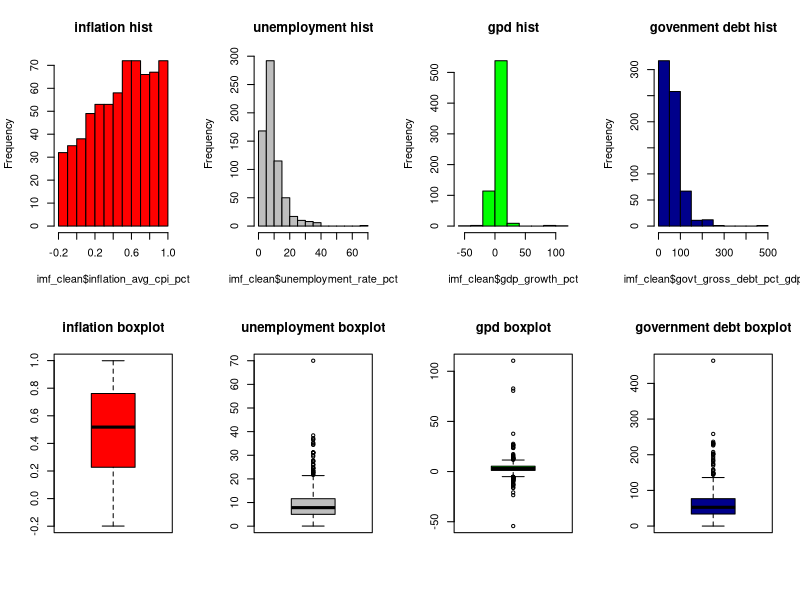
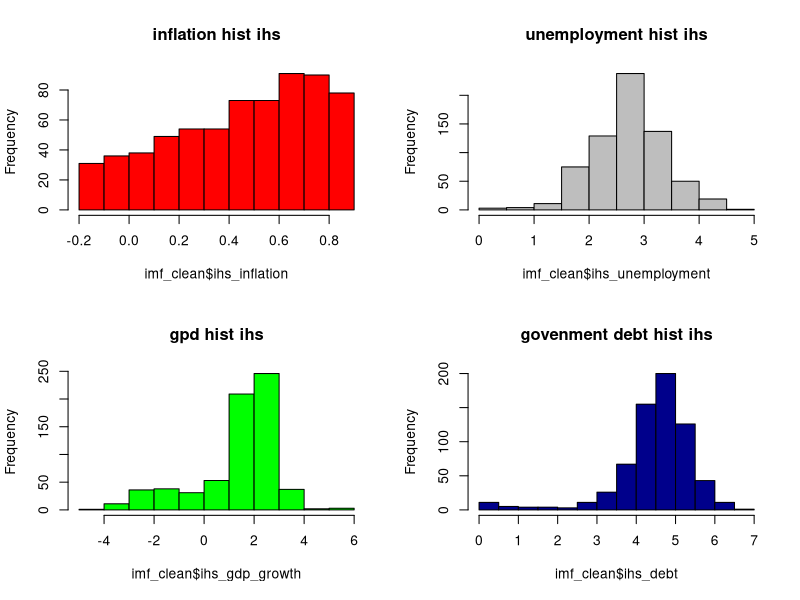
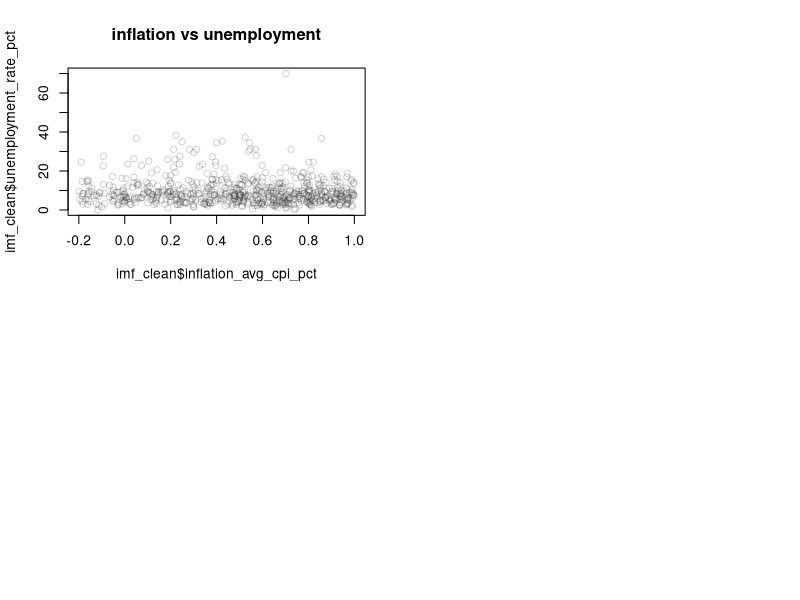
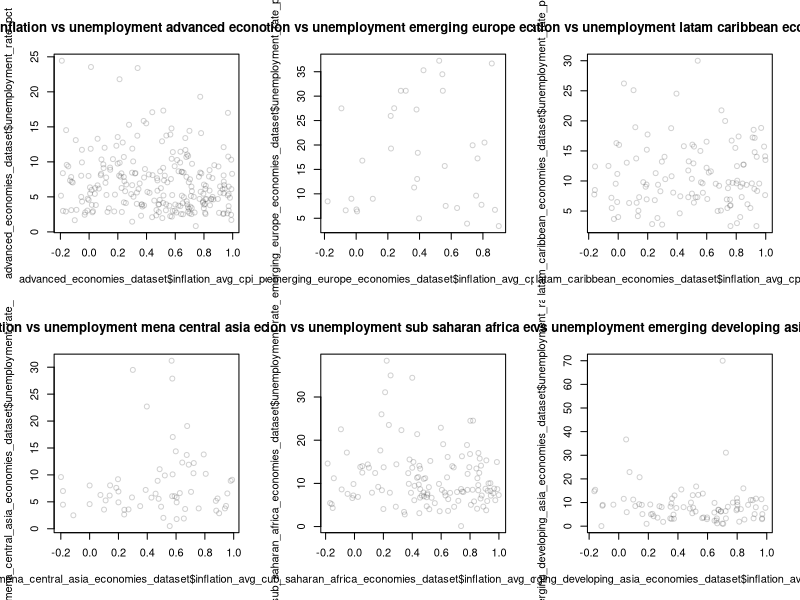

Generate these figures, in order, with R:
# UnemployedInflation
imf_data <- read.csv("IMF_WEO_imputed.csv")
# importing data
imf_clean <- subset(imf_data, imf_data$inflation_avg_cpi_pct >-0.2 & imf_data$inflation_avg_cpi_pct < 1)
# cleaning data


# putting all the countries we have data on into catagories for later comparison
advanced_economies <- c("Australia", "Austria", "Belgium", "Canada", "Cyprus", "Czechia",
"Denmark", "Estonia", "Finland", "France", "Germany", "Greece",
"Hong Kong SAR, China", "Iceland", "Ireland", "Israel", "Italy",
"Japan", "Korea, Rep.", "Latvia", "Lithuania", "Luxembourg",
"Macao SAR, China", "Malta", "Netherlands", "New Zealand",
"Norway", "Portugal", "Puerto Rico", "San Marino", "Singapore",
"Slovak Republic", "Slovenia", "Spain", "Sweden", "Switzerland",
"Taiwan, China", "United Kingdom", "United States")

emerging_europe_economies <- c("Albania", "Bosnia and Herzegovina", "Bulgaria", "Croatia",
"Hungary", "Kosovo", "Moldova", "Montenegro", "North Macedonia",
"Poland", "Romania", "Russian Federation", "Serbia", "Turkiye",
"Ukraine")

latam_caribbean_economies <- c("Antigua and Barbuda", "Argentina", "Aruba", "Bahamas, The",
"Barbados", "Belize", "Bolivia", "Brazil", "Chile", "Colombia",
"Costa Rica", "Dominica", "Dominican Republic", "Ecuador",
"El Salvador", "Grenada", "Guatemala", "Guyana", "Haiti",
"Honduras", "Jamaica", "Mexico", "Nicaragua", "Panama",
"Paraguay", "Peru", "St. Kitts and Nevis", "St. Lucia",
"St. Vincent and the Grenadines", "Suriname", "Trinidad and Tobago",
"Uruguay", "Venezuela, RB")

mena_central_asia_economies <- c("Afghanistan", "Algeria", "Armenia", "Azerbaijan", "Bahrain",
"Djibouti", "Egypt, Arab Rep.", "Georgia", "Iran, Islamic Rep.",
"Iraq", "Jordan", "Kazakhstan", "Kuwait", "Kyrgyz Republic",
"Lebanon", "Libya", "Mauritania", "Morocco", "Oman", "Pakistan",
"Qatar", "Saudi Arabia", "Sudan", "Syrian Arab Republic",
"Tajikistan", "Tunisia", "Turkmenistan", "United Arab Emirates",
"Uzbekistan", "Yemen, Rep.")

sub_saharan_africa_economies <- c("Angola", "Benin", "Botswana", "Burkina Faso", "Burundi",
"Cabo Verde", "Cameroon", "Central African Republic",
"Chad", "Comoros", "Congo, Dem. Rep.", "Congo, Rep.",
"Cote d'Ivoire", "Equatorial Guinea", "Eswatini", "Ethiopia",
"Gabon", "Gambia, The", "Ghana", "Guinea", "Guinea-Bissau",
"Kenya", "Lesotho", "Liberia", "Madagascar", "Malawi", "Mali",
"Mauritius", "Mozambique", "Namibia", "Niger", "Nigeria",
"Rwanda", "Sao Tome and Principe", "Senegal", "Seychelles",
"Sierra Leone", "Somalia", "South Africa", "South Sudan",
"Tanzania", "Togo", "Uganda", "Zambia", "Zimbabwe")

emerging_developing_asia_economies <- c("Bangladesh", "Bhutan", "Brunei Darussalam", "Cambodia",
"China", "Fiji", "India", "Indonesia", "Kiribati", "Lao PDR",
"Malaysia", "Maldives", "Marshall Islands",
"Micronesia, Fed. Sts.", "Mongolia", "Myanmar", "Nauru",
"Nepal", "Palau", "Papua New Guinea", "Philippines",
"Samoa", "Solomon Islands", "Sri Lanka", "Thailand",
"Timor-Leste", "Tonga", "Tuvalu", "Vanuatu", "Viet Nam")

imf_clean$region <- NA
# assigns regions based off the country lists
imf_clean$region[imf_clean$country %in% advanced_economies] <- "Advanced Economies"
imf_clean$region[imf_clean$country %in% emerging_europe_economies] <- "Emerging Europe"
imf_clean$region[imf_clean$country %in% latam_caribbean_economies] <- "Latin America & Caribbean"
imf_clean$region[imf_clean$country %in% mena_central_asia_economies] <- "MENA & Central Asia"
imf_clean$region[imf_clean$country %in% sub_saharan_africa_economies] <- "Sub-Saharan Africa"
imf_clean$region[imf_clean$country %in% emerging_developing_asia_economies] <- "Emerging Asia"

# removes rows that weren't classified:
imf_clean <- subset(imf_clean, !is.na(region))

dim(imf_clean)
str(imf_clean)
head(imf_clean)

par(mfrow = c(2, 4))

inflation_hist = hist(imf_clean$inflation_avg_cpi_pct,breaks=10,col = "red", main = "inflation hist")
unemployment_hist = hist(imf_clean$unemployment_rate_pct,breaks = 10, col = "grey",main = "unemployment hist")
gpd_hist = hist(imf_clean$gdp_growth_pct, breaks = 10, col = "green", main = "gpd hist")
govdebt_hist = hist(imf_clean$govt_gross_debt_pct_gdp, breaks = 10, col = "darkblue", main = "govenment debt hist")

inflation_bplt = boxplot(imf_clean$inflation_avg_cpi_pct,col = "red", main = "inflation boxplot")
unemployment_bplt = boxplot(imf_clean$unemployment_rate_pct,col = "grey", main = "unemployment boxplot")
gpd_bplt = boxplot(imf_clean$gdp_growth_pct,col = "green", main = "gpd boxplot")
govdebt_bplt = boxplot(imf_clean$govt_gross_debt_pct_gdp,col = "darkblue", main = "government debt boxplot")

imf_clean$ihs_inflation <- asinh(imf_clean$inflation_avg_cpi_pct)
imf_clean$ihs_unemployment <- asinh(imf_clean$unemployment_rate_pct)
imf_clean$ihs_debt <- asinh(imf_clean$govt_gross_debt_pct_gdp)
imf_clean$ihs_gdp_growth <- asinh(imf_clean$gdp_growth_pct)

par(mfrow = c(2,2))
inflation_hist_IHS = hist(imf_clean$ihs_inflation,breaks=10,col = "red", main = "inflation hist ihs")
unemployment_hist_IHS = hist(imf_clean$ihs_unemployment,breaks = 10, col = "grey",main = "unemployment hist ihs")
gpd_hist_IHS = hist(imf_clean$ihs_gdp_growth, breaks = 10, col = "green", main = "gpd hist ihs")
govdebt_hist_IHS = hist(imf_clean$ihs_debt, breaks = 10, col = "darkblue", main = "govenment debt hist ihs")

scatter_plot_inf_nojob <- plot(imf_clean$inflation_avg_cpi_pct, imf_clean$unemployment_rate_pct,col = rgb(0.1, 0.1, 0.1, 0.2), main = "inflation vs unemployment")


#scatterplots for all the regions comparing inflation to unemployment 
par(mfrow=c(2,3))
advanced_economies_dataset <- imf_clean[imf_clean$country %in% advanced_economies,]
advanced_economies_plot <- plot(advanced_economies_dataset$inflation_avg_cpi_pct, advanced_economies_dataset$unemployment_rate_pct,col = rgb(0.1, 0.1, 0.1, 0.2), main = "inflation vs unemployment advanced economies")

emerging_europe_economies_dataset <- imf_clean[imf_clean$country %in% emerging_europe_economies,]
emerging_europe_economies_plot <- plot(emerging_europe_economies_dataset$inflation_avg_cpi_pct, emerging_europe_economies_dataset$unemployment_rate_pct,col = rgb(0.1, 0.1, 0.1, 0.2), main = "inflation vs unemployment emerging europe economies")

latam_caribbean_economies_dataset <- imf_clean[imf_clean$country %in% latam_caribbean_economies,]
latam_caribbean_economies_plot <- plot(latam_caribbean_economies_dataset$inflation_avg_cpi_pct, latam_caribbean_economies_dataset$unemployment_rate_pct,col = rgb(0.1, 0.1, 0.1, 0.2), main = "inflation vs unemployment latam caribbean economies")

mena_central_asia_economies_dataset <- imf_clean[imf_clean$country %in% mena_central_asia_economies,]
mena_central_asia_economies_plot <- plot(mena_central_asia_economies_dataset$inflation_avg_cpi_pct, mena_central_asia_economies_dataset$unemployment_rate_pct,col = rgb(0.1, 0.1, 0.1, 0.2), main = "inflation vs unemployment mena central asia economies")

sub_saharan_africa_economies_dataset <- imf_clean[imf_clean$country %in% sub_saharan_africa_economies,]
sub_saharan_africa_economies_plot <- plot(sub_saharan_africa_economies_dataset$inflation_avg_cpi_pct, sub_saharan_africa_economies_dataset$unemployment_rate_pct,col = rgb(0.1, 0.1, 0.1, 0.2), main = "inflation vs unemployment sub saharan africa economies")

emerging_developing_asia_economies_dataset <- imf_clean[imf_clean$country %in% emerging_developing_asia_economies,]
emerging_developing_asia_economies_plot <- plot(emerging_developing_asia_economies_dataset$inflation_avg_cpi_pct, emerging_developing_asia_economies_dataset$unemployment_rate_pct,col = rgb(0.1, 0.1, 0.1, 0.2), main = "inflation vs unemployment emerging developing asia economies")

#coreletorrelation test
cor_test <- cor.test(imf_clean$inflation_avg_cpi_pct,imf_clean$unemployment_rate_pct)